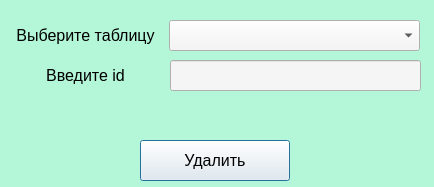
<?xml version="1.0" encoding="UTF-8"?>
<ui version="4.0">
 <class>Dialog</class>
 <widget class="QDialog" name="Dialog">
  <property name="geometry">
   <rect>
    <x>0</x>
    <y>0</y>
    <width>434</width>
    <height>187</height>
   </rect>
  </property>
  <property name="font">
   <font>
    <family>Calibri</family>
    <pointsize>18</pointsize>
   </font>
  </property>
  <property name="windowTitle">
   <string>Dialog</string>
  </property>
  <property name="styleSheet">
   <string notr="true">background-color: rgb(180, 246, 216)</string>
  </property>
  <widget class="QPushButton" name="OKbutton">
   <property name="geometry">
    <rect>
     <x>140</x>
     <y>140</y>
     <width>150</width>
     <height>41</height>
    </rect>
   </property>
   <property name="font">
    <font>
     <pointsize>-1</pointsize>
     <weight>50</weight>
     <italic>false</italic>
     <bold>false</bold>
    </font>
   </property>
   <property name="styleSheet">
    <string notr="true">font-size: 16px;
font: &quot;Yu Gothic UI Semibold&quot;;
background-color: rgb(245, 245, 245)</string>
   </property>
   <property name="text">
    <string>Удалить</string>
   </property>
  </widget>
  <widget class="QLineEdit" name="id">
   <property name="geometry">
    <rect>
     <x>170</x>
     <y>60</y>
     <width>251</width>
     <height>31</height>
    </rect>
   </property>
   <property name="font">
    <font>
     <pointsize>-1</pointsize>
     <weight>50</weight>
     <italic>false</italic>
     <bold>false</bold>
    </font>
   </property>
   <property name="styleSheet">
    <string notr="true">font-size: 16px;
font: &quot;Yu Gothic UI Semibold&quot;;
background-color: rgb(245, 245, 245)</string>
   </property>
   <property name="text">
    <string/>
   </property>
  </widget>
  <widget class="QLabel" name="label_4">
   <property name="geometry">
    <rect>
     <x>10</x>
     <y>60</y>
     <width>151</width>
     <height>31</height>
    </rect>
   </property>
   <property name="font">
    <font>
     <pointsize>-1</pointsize>
     <weight>50</weight>
     <italic>false</italic>
     <bold>false</bold>
    </font>
   </property>
   <property name="styleSheet">
    <string notr="true">color: rgb(0, 0, 0);
font-size: 16px;
font: &quot;Arial Black&quot;;</string>
   </property>
   <property name="text">
    <string>Введите id</string>
   </property>
   <property name="alignment">
    <set>Qt::AlignCenter</set>
   </property>
  </widget>
  <widget class="QComboBox" name="table">
   <property name="geometry">
    <rect>
     <x>169</x>
     <y>20</y>
     <width>251</width>
     <height>31</height>
    </rect>
   </property>
   <property name="font">
    <font>
     <pointsize>-1</pointsize>
     <weight>50</weight>
     <italic>false</italic>
     <bold>false</bold>
    </font>
   </property>
   <property name="styleSheet">
    <string notr="true">font-size: 16px;
font: &quot;Yu Gothic UI Semibold&quot;;
background-color: rgb(245, 245, 245)</string>
   </property>
  </widget>
  <widget class="QLabel" name="label_5">
   <property name="geometry">
    <rect>
     <x>10</x>
     <y>20</y>
     <width>151</width>
     <height>31</height>
    </rect>
   </property>
   <property name="font">
    <font>
     <pointsize>-1</pointsize>
     <weight>50</weight>
     <italic>false</italic>
     <bold>false</bold>
    </font>
   </property>
   <property name="styleSheet">
    <string notr="true">color: rgb(0, 0, 0);
font-size: 16px;
font: &quot;Arial Black&quot;;</string>
   </property>
   <property name="text">
    <string>Выберите таблицу</string>
   </property>
   <property name="alignment">
    <set>Qt::AlignCenter</set>
   </property>
  </widget>
  <widget class="QLabel" name="error">
   <property name="geometry">
    <rect>
     <x>10</x>
     <y>100</y>
     <width>411</width>
     <height>31</height>
    </rect>
   </property>
   <property name="font">
    <font>
     <family>Franklin Gothic Demi</family>
     <pointsize>16</pointsize>
     <weight>50</weight>
     <italic>false</italic>
     <bold>false</bold>
    </font>
   </property>
   <property name="styleSheet">
    <string notr="true">color: red;
font-size: 16px;
font: 16pt &quot;Franklin Gothic Demi&quot;;</string>
   </property>
   <property name="text">
    <string/>
   </property>
   <property name="alignment">
    <set>Qt::AlignCenter</set>
   </property>
  </widget>
 </widget>
 <resources/>
 <connections/>
</ui>
